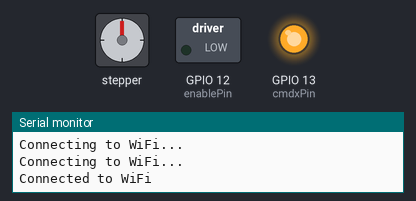
Bench run of a sketch on a simulated ESP8266 (NodeMCU). Parts: stepper motor, switched loads named in the sketch (green lamp = pin HIGH), output pins drawn as LEDs (lit = HIGH), the last lines printed to the serial monitor. WiFi joins after 1.5 s; servers stay silent unless stated; uploads are accepted with an empty reply; stepper angles assume 200 steps per turn.

Above: at 2.05 s.
At 5.25 s:
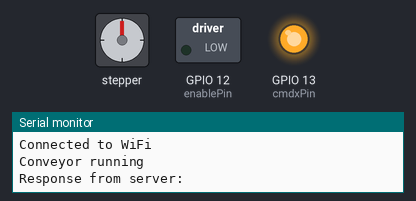
At 7.0 s:
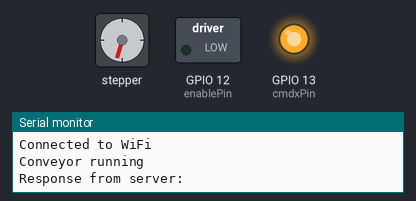
At 12.0 s:
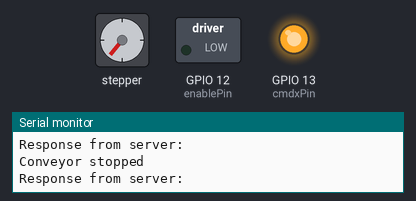
Timing chart, 0 to 15.0 s (numbered marks = the images above):
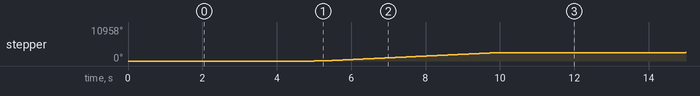

The sketch:

wifi_module_connect_belt.ino
```cpp
#include <ESP8266WiFi.h>
#include <ESP8266HTTPClient.h>
#include <AccelStepper.h>

const char* ssid = "E102hs";            // WiFi SSID
const char* password = "ssafy123";      // WiFi 비밀번호
const char* serverUrl = "http://192.168.30.128:8000/wifi/data"; // FastAPI 서버 주소

#define enablePin 12
#define dirxPin 14
#define stepxPin 5
#define motorInterfaceType 1
#define cmdxPin 13
#define sensorx 9

AccelStepper stepperx = AccelStepper(motorInterfaceType, stepxPin, dirxPin);
WiFiClient wifiClient;

unsigned long lastToggleTime = 0;  // 마지막 상태 전환 시간
bool moving = false;               // 모터의 현재 상태 (움직임 / 정지)
bool lastSentState = false;        // 서버에 마지막으로 전송된 상태

void setup() {
  Serial.begin(115200);

  // WiFi 연결 설정
  WiFi.mode(WIFI_STA);
  WiFi.begin(ssid, password);
  Serial.println("Connecting to WiFi...");

  // WiFi 연결 시도
  while (WiFi.status() != WL_CONNECTED) {
    delay(1000);
    Serial.println("Connecting to WiFi...");
  }
  Serial.println("Connected to WiFi");

  // 핀 모드 설정
  pinMode(enablePin, OUTPUT);
  pinMode(sensorx, INPUT_PULLUP);
  pinMode(cmdxPin, OUTPUT);
  digitalWrite(enablePin, LOW);
  digitalWrite(cmdxPin, HIGH);

  // 모터 속도 설정
  stepperx.setMaxSpeed(1000);
  stepperx.setSpeed(400);
}

void loop() {
  // 2초마다 모터 상태 전환
  if (millis() - lastToggleTime >= 5000) {
    moving = !moving;  // 상태 전환
    lastToggleTime = millis();  // 마지막 전환 시간 업데이트

    if (moving) {
      Serial.println("Conveyor running");
      digitalWrite(cmdxPin, HIGH);  // 모터 방향 설정
      stepperx.setSpeed(400);       // 모터 속도 설정
      stepperx.runSpeed();          // 모터 시작
    } else {
      Serial.println("Conveyor stopped");
      stepperx.stop();  // 모터 정지
    }

    // 상태가 변경될 때마다 서버로 전송
    sendStateToServer();
  }

  // 모터가 움직이는 동안 계속 runSpeed() 호출
  if (moving) {
    stepperx.runSpeed();
  }

  // // 5초마다 서버에 상태를 동기화 (추가적인 상태 확인)
  // if (millis() - lastToggleTime >= 5000) {
  //   sendStateToServer();
  // }
}

void sendStateToServer() {
  if (WiFi.status() == WL_CONNECTED) {
    HTTPClient http;
    http.begin(wifiClient, serverUrl);
    http.addHeader("Content-Type", "application/json");

    // JSON 데이터 생성 (현재 컨베이어 상태와 임의의 온도 값)
    String conveyorState = moving ? "running" : "stopped";
    float temperature = 25.0;  // 온도 값 예시
    String jsonData = "{\"conveyor_state\": \"" + conveyorState + "\", \"temperature\": " + String(temperature) + "}";

    // HTTP POST 요청
    int httpResponseCode = http.POST(jsonData);

    // 응답 코드 및 내용 출력
    if (httpResponseCode > 0) {
      String response = http.getString();
      Serial.println("Response from server: " + response);
    } else {
      Serial.print("Error on sending POST: ");
      Serial.println(httpResponseCode);
    }

    http.end();
  }
}
```

Measured:
- by itself, stepper: turns 2739° clockwise in 5.0 s, repeating every 10.0 s
